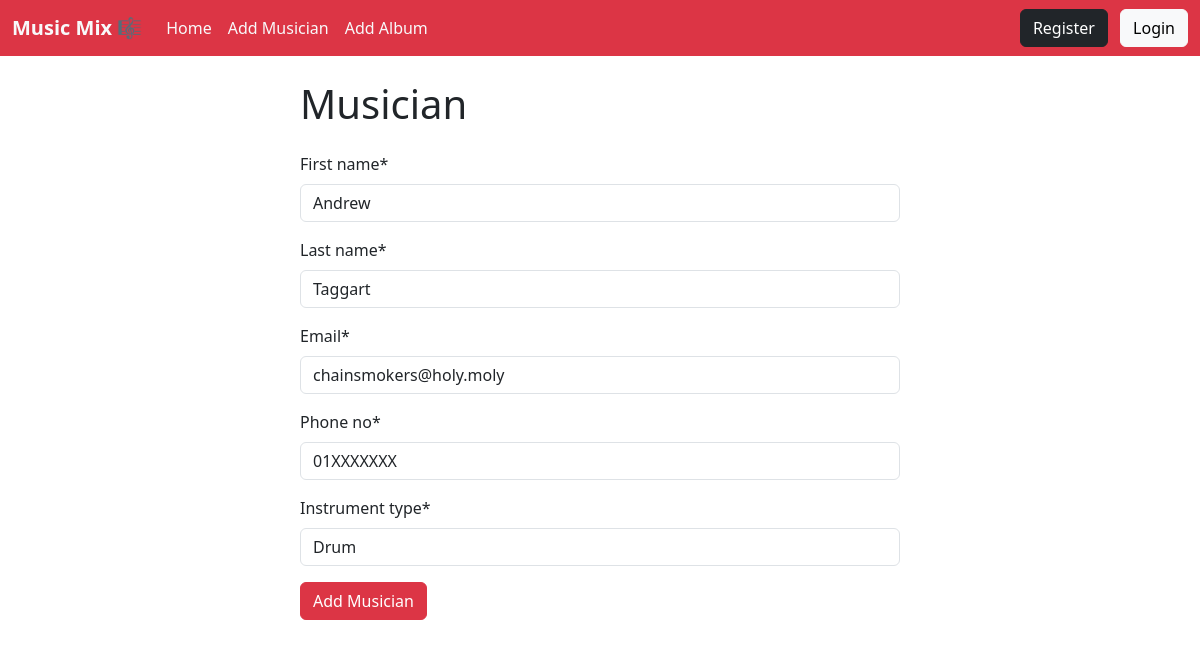
The app's page /musician/edit/3/ with its own data.
### musician/models.py (models this page shows, shortened)
class Musician(models.Model):
    first_name = models.CharField(max_length=20)
    last_name = models.CharField(max_length=20)
    email = models.EmailField(max_length=30)
    phone_no = models.CharField(max_length=11)
    instrument_type = models.CharField(max_length=20)

### musician/views.py (the view)
# urls.py: path('edit/<int:id>/', views.EditMusicianView.as_view(), name="edit_musician"),
class EditMusicianView(UpdateView):
  model = models.Musician
  form_class = forms.MusicianForm
  template_name = 'add_musician.html'
  pk_url_kwarg = 'id'
  success_url = reverse_lazy('home')

### musician/forms.py
class MusicianForm(forms.ModelForm):
    class Meta:
        model = Musician
        fields = '__all__'

### musician/templates/add_musician.html (shortened to what this page needs)
{% extends "base.html" %}
{% load crispy_forms_tags  %}
{% block content %}
<form action="" style="width:50%; margin:auto" method="post">
    <h1 class="my-4">Musician</h1>
    {{form | crispy}}
    <button class="btn btn-danger">Add Musician</button>
</form>
{% endblock %}

### records on screen
Musician: first_name "Andrew", last_name "Taggart", email "chainsmokers@holy.moly", phone_no "01XXXXXXX", instrument_type "Drum"
